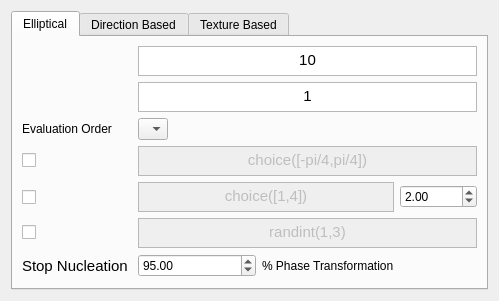
                      <widget class="QWidget" name="tab_15">
                       <attribute name="title">
                        <string>Generic Growth</string>
                       </attribute>
                       <layout class="QGridLayout" name="gridLayout_25">
                        <item row="0" column="1">
                         <widget class="QTabWidget" name="tabWidget_2D_Aniso_Conti_Generic_EllipDirText">
                          <property name="focusPolicy">
                           <enum>Qt::StrongFocus</enum>
                          </property>
                          <property name="currentIndex">
                           <number>0</number>
                          </property>
                          <widget class="QWidget" name="tab_18">
                           <attribute name="title">
                            <string>Elliptical</string>
                           </attribute>
                           <layout class="QGridLayout" name="gridLayout_17">
                            <item row="7" column="0">
                             <widget class="QLabel" name="label_12">
                              <property name="font">
                               <font>
                                <pointsize>11</pointsize>
                               </font>
                              </property>
                              <property name="text">
                               <string>Stop Nucleation </string>
                              </property>
                             </widget>
                            </item>
                            <item row="7" column="1">
                             <widget class="QDoubleSpinBox" name="doubleSpinBox_NustopAnisoEllip">
                              <property name="decimals">
                               <number>2</number>
                              </property>
                              <property name="minimum">
                               <double>0.000000000000000</double>
                              </property>
                              <property name="maximum">
                               <double>100.000000000000000</double>
                              </property>
                              <property name="singleStep">
                               <double>1.000000000000000</double>
                              </property>
                              <property name="value">
                               <double>95.000000000000000</double>
                              </property>
                             </widget>
                            </item>
                            <item row="6" column="1" colspan="3">
                             <widget class="QTextEdit" name="textEdit_adotrvector_2">
                              <property name="enabled">
                               <bool>false</bool>
                              </property>
                              <property name="minimumSize">
                               <size>
                                <width>0</width>
                                <height>30</height>
                               </size>
                              </property>
                              <property name="maximumSize">
                               <size>
                                <width>16777215</width>
                                <height>30</height>
                               </size>
                              </property>
                              <property name="html">
                               <string>&lt;!DOCTYPE HTML PUBLIC &quot;-//W3C//DTD HTML 4.0//EN&quot; &quot;http://www.w3.org/TR/REC-html40/strict.dtd&quot;&gt;
&lt;html&gt;&lt;head&gt;&lt;meta name=&quot;qrichtext&quot; content=&quot;1&quot; /&gt;&lt;style type=&quot;text/css&quot;&gt;
p, li { white-space: pre-wrap; }
&lt;/style&gt;&lt;/head&gt;&lt;body style=&quot; font-family:'MS Shell Dlg 2'; font-size:10pt; font-weight:400; font-style:normal;&quot;&gt;
&lt;p align=&quot;center&quot; style=&quot; margin-top:0px; margin-bottom:0px; margin-left:0px; margin-right:0px; -qt-block-indent:0; text-indent:0px;&quot;&gt;&lt;span style=&quot; font-family:'Ubuntu'; font-size:11pt;&quot;&gt;randint(1,3)&lt;/span&gt;&lt;/p&gt;&lt;/body&gt;&lt;/html&gt;</string>
                              </property>
                             </widget>
                            </item>
                            <item row="4" column="0">
                             <widget class="QCheckBox" name="checkBox_thetarvector_2">
                              <property name="text">
                               <string/>
                              </property>
                              <property name="icon">
                               <iconset resource="resourceLIST.qrc">
                                <normaloff>:/thetarvector.png</normaloff>:/thetarvector.png</iconset>
                              </property>
                              <property name="iconSize">
                               <size>
                                <width>70</width>
                                <height>30</height>
                               </size>
                              </property>
                             </widget>
                            </item>
                            <item row="5" column="3">
                             <widget class="QDoubleSpinBox" name="doubleSpinBox_Rrvector_2">
                              <property name="minimum">
                               <double>0.010000000000000</double>
                              </property>
                              <property name="maximum">
                               <double>99999.000000000000000</double>
                              </property>
                              <property name="value">
                               <double>2.000000000000000</double>
                              </property>
                             </widget>
                            </item>
                            <item row="5" column="0">
                             <widget class="QCheckBox" name="checkBox_Rrvector_2">
                              <property name="enabled">
                               <bool>true</bool>
                              </property>
                              <property name="maximumSize">
                               <size>
                                <width>16777215</width>
                                <height>30</height>
                               </size>
                              </property>
                              <property name="palette">
                               <palette>
                                <active>
                                 <colorrole role="WindowText">
                                  <brush brushstyle="SolidPattern">
                                   <color alpha="255">
                                    <red>76</red>
                                    <green>76</green>
                                    <blue>76</blue>
                                   </color>
                                  </brush>
                                 </colorrole>
                                 <colorrole role="Text">
                                  <brush brushstyle="SolidPattern">
                                   <color alpha="255">
                                    <red>60</red>
                                    <green>60</green>
                                    <blue>60</blue>
                                   </color>
                                  </brush>
                                 </colorrole>
                                 <colorrole role="ButtonText">
                                  <brush brushstyle="SolidPattern">
                                   <color alpha="255">
                                    <red>76</red>
                                    <green>76</green>
                                    <blue>76</blue>
                                   </color>
                                  </brush>
                                 </colorrole>
                                 <colorrole role="Highlight">
                                  <brush brushstyle="SolidPattern">
                                   <color alpha="255">
                                    <red>240</red>
                                    <green>119</green>
                                    <blue>70</blue>
                                   </color>
                                  </brush>
                                 </colorrole>
                                 <colorrole role="HighlightedText">
                                  <brush brushstyle="SolidPattern">
                                   <color alpha="255">
                                    <red>254</red>
                                    <green>254</green>
                                    <blue>254</blue>
                                   </color>
                                  </brush>
                                 </colorrole>
                                </active>
                                <inactive>
                                 <colorrole role="WindowText">
                                  <brush brushstyle="SolidPattern">
                                   <color alpha="255">
                                    <red>76</red>
                                    <green>76</green>
                                    <blue>76</blue>
                                   </color>
                                  </brush>
                                 </colorrole>
                                 <colorrole role="Text">
                                  <brush brushstyle="SolidPattern">
                                   <color alpha="255">
                                    <red>60</red>
                                    <green>60</green>
                                    <blue>60</blue>
                                   </color>
                                  </brush>
                                 </colorrole>
                                 <colorrole role="ButtonText">
                                  <brush brushstyle="SolidPattern">
                                   <color alpha="255">
                                    <red>76</red>
                                    <green>76</green>
                                    <blue>76</blue>
                                   </color>
                                  </brush>
                                 </colorrole>
                                 <colorrole role="Highlight">
                                  <brush brushstyle="SolidPattern">
                                   <color alpha="255">
                                    <red>228</red>
                                    <green>226</green>
                                    <blue>224</blue>
                                   </color>
                                  </brush>
                                 </colorrole>
                                 <colorrole role="HighlightedText">
                                  <brush brushstyle="SolidPattern">
                                   <color alpha="255">
                                    <red>42</red>
                                    <green>42</green>
                                    <blue>42</blue>
                                   </color>
                                  </brush>
                                 </colorrole>
                                </inactive>
                                <disabled>
                                 <colorrole role="WindowText">
                                  <brush brushstyle="SolidPattern">
                                   <color alpha="255">
                                    <red>76</red>
                                    <green>76</green>
                                    <blue>76</blue>
                                   </color>
                                  </brush>
                                 </colorrole>
                                 <colorrole role="Text">
                                  <brush brushstyle="SolidPattern">
                                   <color alpha="255">
                                    <red>60</red>
                                    <green>60</green>
                                    <blue>60</blue>
                                   </color>
                                  </brush>
                                 </colorrole>
                                 <colorrole role="ButtonText">
                                  <brush brushstyle="SolidPattern">
                                   <color alpha="255">
                                    <red>76</red>
                                    <green>76</green>
                                    <blue>76</blue>
                                   </color>
                                  </brush>
                                 </colorrole>
                                 <colorrole role="Highlight">
                                  <brush brushstyle="SolidPattern">
                                   <color alpha="255">
                                    <red>228</red>
                                    <green>226</green>
                                    <blue>224</blue>
                                   </color>
                                  </brush>
                                 </colorrole>
                                 <colorrole role="HighlightedText">
                                  <brush brushstyle="SolidPattern">
                                   <color alpha="255">
                                    <red>254</red>
                                    <green>254</green>
                                    <blue>254</blue>
                                   </color>
                                  </brush>
                                 </colorrole>
                                </disabled>
                               </palette>
                              </property>
                              <property name="text">
                               <string/>
                              </property>
                              <property name="icon">
                               <iconset resource="resourceLIST.qrc">
                                <normaloff>:/Rrvector.png</normaloff>:/Rrvector.png</iconset>
                              </property>
                              <property name="iconSize">
                               <size>
                                <width>70</width>
                                <height>30</height>
                               </size>
                              </property>
                             </widget>
                            </item>
                            <item row="2" column="0">
                             <widget class="QPushButton" name="pushButton_12">
                              <property name="maximumSize">
                               <size>
                                <width>16777215</width>
                                <height>30</height>
                               </size>
                              </property>
                              <property name="text">
                               <string/>
                              </property>
                              <property name="icon">
                               <iconset resource="resourceLIST.qrc">
                                <normaloff>:/adott.png</normaloff>:/adott.png</iconset>
                              </property>
                              <property name="iconSize">
                               <size>
                                <width>70</width>
                                <height>30</height>
                               </size>
                              </property>
                              <property name="flat">
                               <bool>true</bool>
                              </property>
                             </widget>
                            </item>
                            <item row="1" column="1" colspan="3">
                             <widget class="QTextEdit" name="textEdit_Ndot_Aniso_Ellip">
                              <property name="enabled">
                               <bool>true</bool>
                              </property>
                              <property name="maximumSize">
                               <size>
                                <width>16777215</width>
                                <height>30</height>
                               </size>
                              </property>
                              <property name="html">
                               <string>&lt;!DOCTYPE HTML PUBLIC &quot;-//W3C//DTD HTML 4.0//EN&quot; &quot;http://www.w3.org/TR/REC-html40/strict.dtd&quot;&gt;
&lt;html&gt;&lt;head&gt;&lt;meta name=&quot;qrichtext&quot; content=&quot;1&quot; /&gt;&lt;style type=&quot;text/css&quot;&gt;
p, li { white-space: pre-wrap; }
&lt;/style&gt;&lt;/head&gt;&lt;body style=&quot; font-family:'MS Shell Dlg 2'; font-size:10pt; font-weight:400; font-style:normal;&quot;&gt;
&lt;p align=&quot;center&quot; style=&quot; margin-top:0px; margin-bottom:0px; margin-left:0px; margin-right:0px; -qt-block-indent:0; text-indent:0px;&quot;&gt;&lt;span style=&quot; font-family:'Ubuntu'; font-size:11pt;&quot;&gt;10&lt;/span&gt;&lt;/p&gt;&lt;/body&gt;&lt;/html&gt;</string>
                              </property>
                             </widget>
                            </item>
                            <item row="6" column="0">
                             <widget class="QCheckBox" name="checkBox_adotrvector_2">
                              <property name="text">
                               <string/>
                              </property>
                              <property name="icon">
                               <iconset resource="resourceLIST.qrc">
                                <normaloff>:/adotr.png</normaloff>:/adotr.png</iconset>
                              </property>
                              <property name="iconSize">
                               <size>
                                <width>70</width>
                                <height>25</height>
                               </size>
                              </property>
                             </widget>
                            </item>
                            <item row="2" column="1" colspan="3">
                             <widget class="QTextEdit" name="textEdit_Aniso_Conti_adott">
                              <property name="enabled">
                               <bool>true</bool>
                              </property>
                              <property name="maximumSize">
                               <size>
                                <width>16777215</width>
                                <height>30</height>
                               </size>
                              </property>
                              <property name="html">
                               <string>&lt;!DOCTYPE HTML PUBLIC &quot;-//W3C//DTD HTML 4.0//EN&quot; &quot;http://www.w3.org/TR/REC-html40/strict.dtd&quot;&gt;
&lt;html&gt;&lt;head&gt;&lt;meta name=&quot;qrichtext&quot; content=&quot;1&quot; /&gt;&lt;style type=&quot;text/css&quot;&gt;
p, li { white-space: pre-wrap; }
&lt;/style&gt;&lt;/head&gt;&lt;body style=&quot; font-family:'MS Shell Dlg 2'; font-size:10pt; font-weight:400; font-style:normal;&quot;&gt;
&lt;p align=&quot;center&quot; style=&quot; margin-top:0px; margin-bottom:0px; margin-left:0px; margin-right:0px; -qt-block-indent:0; text-indent:0px;&quot;&gt;&lt;span style=&quot; font-family:'Ubuntu'; font-size:11pt;&quot;&gt;1&lt;/span&gt;&lt;/p&gt;&lt;/body&gt;&lt;/html&gt;</string>
                              </property>
                             </widget>
                            </item>
                            <item row="5" column="1" colspan="2">
                             <widget class="QTextEdit" name="textEdit_Rrvector_2">
                              <property name="enabled">
                               <bool>false</bool>
                              </property>
                              <property name="maximumSize">
                               <size>
                                <width>16777215</width>
                                <height>30</height>
                               </size>
                              </property>
                              <property name="html">
                               <string>&lt;!DOCTYPE HTML PUBLIC &quot;-//W3C//DTD HTML 4.0//EN&quot; &quot;http://www.w3.org/TR/REC-html40/strict.dtd&quot;&gt;
&lt;html&gt;&lt;head&gt;&lt;meta name=&quot;qrichtext&quot; content=&quot;1&quot; /&gt;&lt;style type=&quot;text/css&quot;&gt;
p, li { white-space: pre-wrap; }
&lt;/style&gt;&lt;/head&gt;&lt;body style=&quot; font-family:'MS Shell Dlg 2'; font-size:10pt; font-weight:400; font-style:normal;&quot;&gt;
&lt;p align=&quot;center&quot; style=&quot; margin-top:0px; margin-bottom:0px; margin-left:0px; margin-right:0px; -qt-block-indent:0; text-indent:0px;&quot;&gt;&lt;span style=&quot; font-family:'Ubuntu'; font-size:11pt;&quot;&gt;choice([1,4])&lt;/span&gt;&lt;/p&gt;&lt;/body&gt;&lt;/html&gt;</string>
                              </property>
                             </widget>
                            </item>
                            <item row="1" column="0">
                             <widget class="QPushButton" name="pushButton_11">
                              <property name="maximumSize">
                               <size>
                                <width>16777215</width>
                                <height>30</height>
                               </size>
                              </property>
                              <property name="text">
                               <string/>
                              </property>
                              <property name="icon">
                               <iconset resource="resourceLIST.qrc">
                                <normaloff>:/ndott.png</normaloff>:/ndott.png</iconset>
                              </property>
                              <property name="iconSize">
                               <size>
                                <width>70</width>
                                <height>30</height>
                               </size>
                              </property>
                              <property name="flat">
                               <bool>true</bool>
                              </property>
                             </widget>
                            </item>
                            <item row="4" column="1" colspan="3">
                             <widget class="QTextEdit" name="textEdit_thetarvector_2">
                              <property name="enabled">
                               <bool>false</bool>
                              </property>
                              <property name="maximumSize">
                               <size>
                                <width>16777215</width>
                                <height>30</height>
                               </size>
                              </property>
                              <property name="html">
                               <string>&lt;!DOCTYPE HTML PUBLIC &quot;-//W3C//DTD HTML 4.0//EN&quot; &quot;http://www.w3.org/TR/REC-html40/strict.dtd&quot;&gt;
&lt;html&gt;&lt;head&gt;&lt;meta name=&quot;qrichtext&quot; content=&quot;1&quot; /&gt;&lt;style type=&quot;text/css&quot;&gt;
p, li { white-space: pre-wrap; }
&lt;/style&gt;&lt;/head&gt;&lt;body style=&quot; font-family:'MS Shell Dlg 2'; font-size:10pt; font-weight:400; font-style:normal;&quot;&gt;
&lt;p align=&quot;center&quot; style=&quot; margin-top:0px; margin-bottom:0px; margin-left:0px; margin-right:0px; -qt-block-indent:0; text-indent:0px;&quot;&gt;&lt;span style=&quot; font-family:'Ubuntu'; font-size:11pt;&quot;&gt;choice([-pi/4,pi/4])&lt;/span&gt;&lt;/p&gt;&lt;/body&gt;&lt;/html&gt;</string>
                              </property>
                             </widget>
                            </item>
                            <item row="7" column="2">
                             <widget class="QLabel" name="label_11">
                              <property name="text">
                               <string>% Phase Transformation</string>
                              </property>
                             </widget>
                            </item>
                            <item row="3" column="1" colspan="2" alignment="Qt::AlignLeft">
                             <widget class="QComboBox" name="comboBox_order2">
                              <property name="iconSize">
                               <size>
                                <width>90</width>
                                <height>20</height>
                               </size>
                              </property>
                              <item>
                               <property name="text">
                                <string/>
                               </property>
                               <property name="icon">
                                <iconset resource="resourceLIST.qrc">
                                 <normaloff>:/thetaRa.png</normaloff>:/thetaRa.png</iconset>
                               </property>
                              </item>
                              <item>
                               <property name="text">
                                <string/>
                               </property>
                               <property name="icon">
                                <iconset resource="resourceLIST.qrc">
                                 <normaloff>:/thetaar.png</normaloff>:/thetaar.png</iconset>
                               </property>
                              </item>
                              <item>
                               <property name="text">
                                <string/>
                               </property>
                               <property name="icon">
                                <iconset resource="resourceLIST.qrc">
                                 <normaloff>:/Rthetaa.png</normaloff>:/Rthetaa.png</iconset>
                               </property>
                              </item>
                              <item>
                               <property name="text">
                                <string/>
                               </property>
                               <property name="icon">
                                <iconset resource="resourceLIST.qrc">
                                 <normaloff>:/Ratheta.png</normaloff>:/Ratheta.png</iconset>
                               </property>
                              </item>
                              <item>
                               <property name="text">
                                <string/>
                               </property>
                               <property name="icon">
                                <iconset resource="resourceLIST.qrc">
                                 <normaloff>:/Athetar.png</normaloff>:/Athetar.png</iconset>
                               </property>
                              </item>
                              <item>
                               <property name="text">
                                <string/>
                               </property>
                               <property name="icon">
                                <iconset resource="resourceLIST.qrc">
                                 <normaloff>:/Artheta.png</normaloff>:/Artheta.png</iconset>
                               </property>
                              </item>
                             </widget>
                            </item>
                            <item row="3" column="0" alignment="Qt::AlignLeft">
                             <widget class="QLabel" name="label_14">
                              <property name="text">
                               <string>Evaluation Order</string>
                              </property>
                             </widget>
                            </item>
                           </layout>
                          </widget>
                          <widget class="QWidget" name="tab_19">
                           <attribute name="title">
                            <string>Direction Based</string>
                           </attribute>
                          </widget>
                          <widget class="QWidget" name="tab_20">
                           <attribute name="title">
                            <string>Texture Based</string>
                           </attribute>
                          </widget>
                         </widget>
                        </item>
                       </layout>
                      </widget>
